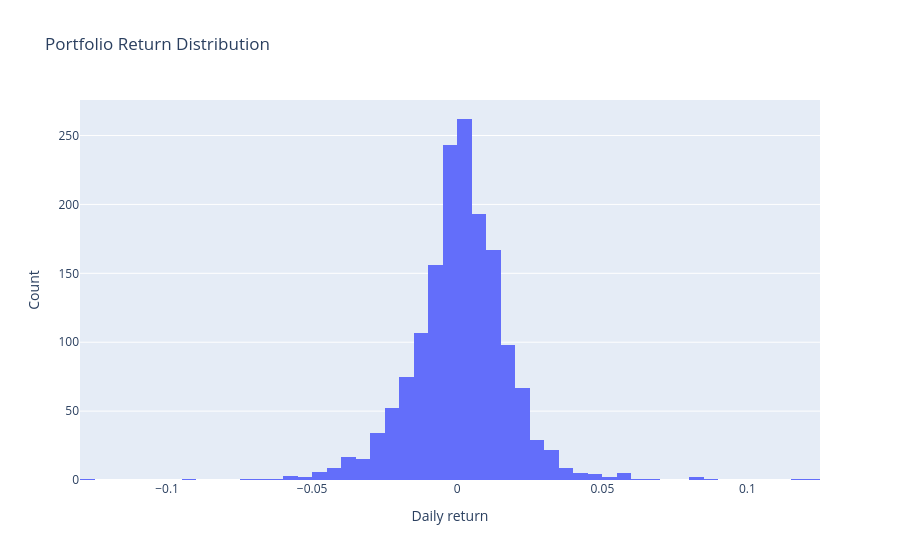

Write notebook code for a chart like this one.
### Code cell
# Distribution chart: inspect empirical portfolio return distribution.

fig = go.Figure()
fig.add_trace(go.Histogram(x=portfolio_returns, nbinsx=80, name="Portfolio returns"))
fig.update_layout(title="Portfolio Return Distribution", xaxis_title="Daily return", yaxis_title="Count")
fig

### Figure 1 — Plotly figure (JSON) as saved in the notebook; plotly's stock layout.template omitted (floating-point values rounded to 4 significant figures; data arrays with more than 128 entries replaced by an {"elided": "..."} marker saying what was removed)
{"data": [{"name": "Portfolio returns", "nbinsx": 80, "type": "histogram", "x": {"elided": "1594 float values"}}], "layout": {"title": {"text": "Portfolio Return Distribution"}, "xaxis": {"title": {"text": "Daily return"}}, "yaxis": {"title": {"text": "Count"}}}}
